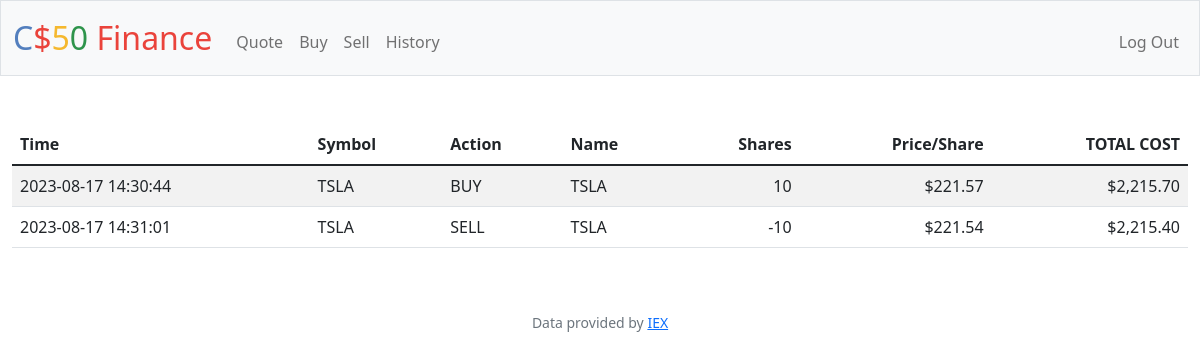
Page /history (signed in) on the committed database.
### tables this page shows
CREATE TABLE transact (
    id INTEGER,
    time TEXT NOT NULL,
    user_id INTEGER NOT NULL,
    stock TEXT NOT NULL,
    action TEXT NOT NULL,
    shares INTEGER NOT NULL,
    share_price REAL NOT NULL,
    cost REAL NOT NULL,
    PRIMARY KEY(id),
    FOREIGN KEY(user_id) REFERENCES users(id)
);

### app.py (the view)
@app.route("/history")
@login_required
def history():
    userId = session["user_id"]
    portfolio = db.execute("SELECT * FROM transact WHERE user_id = ?", userId)
    return render_template("history.html", portfolio=portfolio)

### app.py (called while the page is built)
@app.after_request
def after_request(response):
    response.headers["Cache-Control"] = "no-cache, no-store, must-revalidate"
    response.headers["Expires"] = 0
    response.headers["Pragma"] = "no-cache"
    return response

### helpers.py (called while the page is built)
def login_required(f):
    @wraps(f)
    def decorated_function(*args, **kwargs):
        if session.get("user_id") is None:
            return redirect("/login")
        return f(*args, **kwargs)
    return decorated_function

def usd(value):
    return f"${value:,.2f}"

### templates/history.html (shortened to what this page needs)
{% extends "layout.html" %}
{% block main %}
    <table class="table table-striped">
        <thead>
            <tr>
                <th class="text-start">Time</th>
                <th class="text-start">Symbol</th>
                <th class="text-start">Action</th>
                <th class="text-start">Name</th>
                <th class="text-end">Shares</th>
                <th class="text-end">Price/Share</th>
                <th class="text-end">TOTAL COST</th>
            </tr>
        </thead>
        <tbody>
            {% for item in portfolio %}
                <tr>
                    <td class="text-start">{{ item.time }}</td>
                    <td class="text-start">{{ item.stock }}</td>
                    <td class="text-start">{{ item.action }}</td>
                    <td class="text-start">{{ item.stock }}</td>
                    <td class="text-end">{{ item.shares }}</td>
                    <td class="text-end">{{ item.share_price | usd }}</td>
                    <td class="text-end">{{ item.cost | usd }}</td>
                </tr>
            {% endfor %}
        </tbody>
    </table>
{% endblock %}

### rows in the picture
transact: time "2023-08-17 14:30:44", stock "TSLA", action "BUY", shares "10", share_price "$221.57", cost "$2,215.70"
transact: time "2023-08-17 14:31:01", stock "TSLA", action "SELL", shares "-10", share_price "$221.54", cost "$2,215.40"
